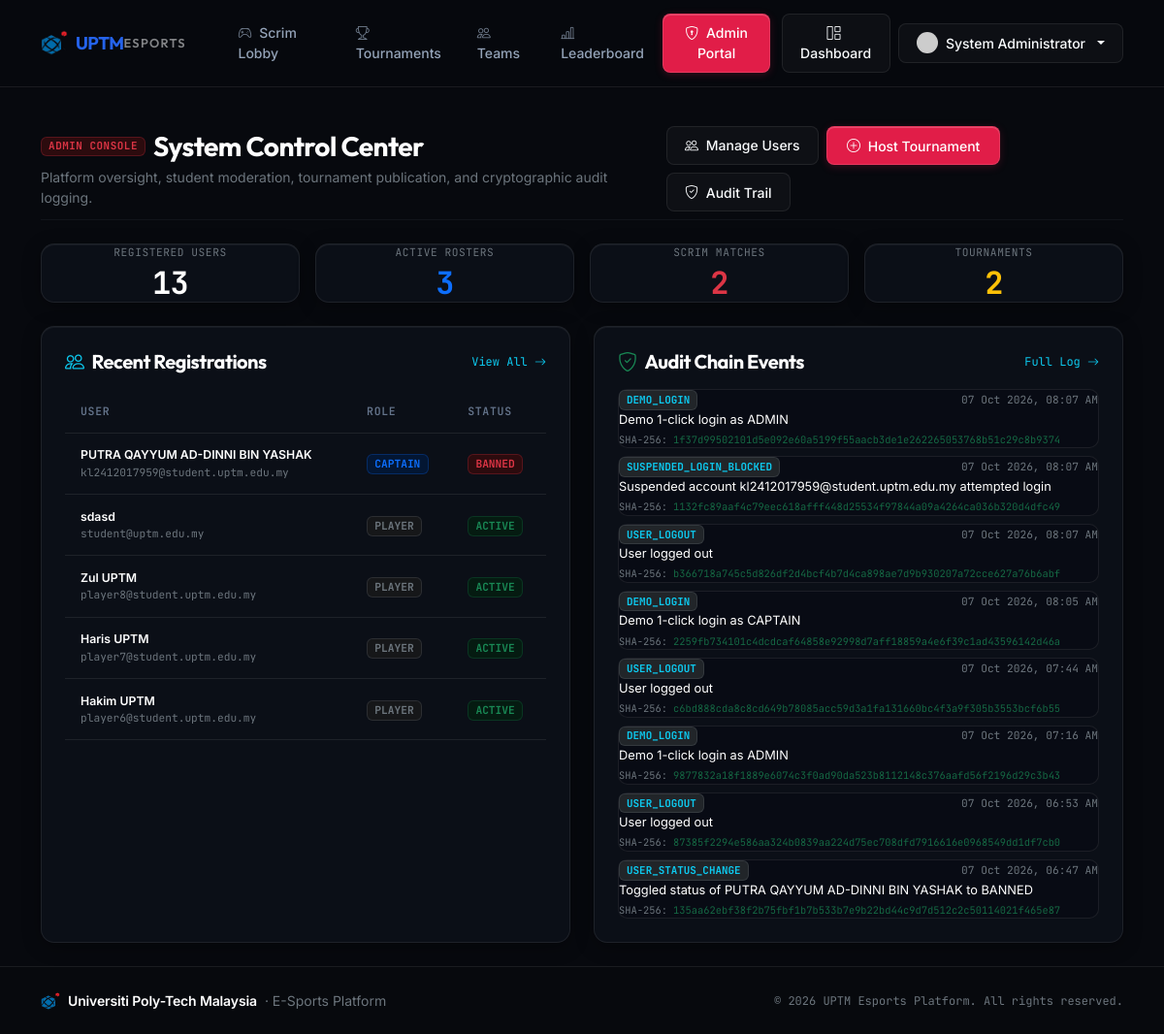
Page /admin/ (signed in) on the committed database.
### app/models.py (models this page shows, shortened)
class User(UserMixin, db.Model):
    __tablename__ = 'users'
    id = db.Column(db.Integer, primary_key=True)
    email = db.Column(db.String(120), unique=True, nullable=False, index=True)
    password_hash = db.Column(db.String(256), nullable=False)
    display_name = db.Column(db.String(100), nullable=False)
    student_id_enc = db.Column(db.String(255), nullable=True)
    phone_enc = db.Column(db.String(255), nullable=True)
    mlbb_ign = db.Column(db.String(50), nullable=True)
    mlbb_id = db.Column(db.String(30), nullable=True)
    rank_tier = db.Column(db.String(30), default='EPIC', index=True)
    avatar_url = db.Column(db.String(255), nullable=True)
    role = db.Column(db.String(20), default='PLAYER', index=True) # ADMIN, CAPTAIN, PLAYER
    status = db.Column(db.String(20), default='ACTIVE', index=True) # ACTIVE, BANNED, INACTIVE
    created_at = db.Column(db.DateTime, default=datetime.utcnow)
    updated_at = db.Column(db.DateTime, default=datetime.utcnow, onupdate=datetime.utcnow)
    team_memberships = db.relationship('TeamMember', back_populates='user', cascade='all, delete-orphan')
    captained_teams = db.relationship('Team', back_populates='captain', foreign_keys='Team.captain_id')
    notifications = db.relationship('Notification', back_populates='user', cascade='all, delete-orphan')
    created_tournaments = db.relationship('Tournament', back_populates='creator')
    @property
    def student_id(self) -> str | None:
        return decrypt_pii(self.student_id_enc)
    @property
    def phone(self) -> str | None:
        return decrypt_pii(self.phone_enc)
    @property
    def is_admin(self) -> bool:
        return self.role == 'ADMIN'

class AuditLog(db.Model):
    __tablename__ = 'audit_logs'
    id = db.Column(db.Integer, primary_key=True)
    actor_id = db.Column(db.Integer, db.ForeignKey('users.id'), nullable=True)
    action = db.Column(db.String(50), nullable=False, index=True)
    target_type = db.Column(db.String(50), nullable=False)
    target_id = db.Column(db.String(50), nullable=False)
    details = db.Column(db.Text, nullable=True)
    ip_address = db.Column(db.String(45), nullable=False)
    previous_hash = db.Column(db.String(64), nullable=False)
    hash = db.Column(db.String(64), nullable=False)
    created_at = db.Column(db.DateTime, default=datetime.utcnow, index=True)
    actor = db.relationship('User')

### app/routes/admin.py (the view)
@admin_bp.route('/')
def dashboard():
    total_users = User.query.count()
    total_teams = Team.query.count()
    total_scrims = ScrimMatch.query.count()
    total_tournaments = Tournament.query.count()
    recent_users = User.query.order_by(User.created_at.desc()).limit(5).all()
    recent_audits = AuditLog.query.order_by(AuditLog.created_at.desc()).limit(8).all()
    return render_template(
        'admin/dashboard.html',
        stats={
            'users': total_users,
            'teams': total_teams,
            'scrims': total_scrims,
            'tournaments': total_tournaments
        },
        recent_users=recent_users,
        recent_audits=recent_audits
    )

### app/templates/admin/dashboard.html (shortened to what this page needs)
{% extends "base.html" %}
{% block content %}
<div class="container py-4">
    <div class="d-flex flex-column flex-md-row justify-content-between align-items-md-center gap-3 mb-4 pb-2 border-bottom border-secondary border-opacity-10">
        <div>
            <div class="d-flex align-items-center gap-2 mb-1">
                <span class="badge bg-danger-subtle text-danger border border-danger border-opacity-25 font-mono" style="font-size: 0.68rem; letter-spacing: 0.05em;">ADMIN CONSOLE</span>
                <h3 class="fw-bold text-white mb-0" style="letter-spacing: -0.02em;">System Control Center</h3>
            </div>
            <p class="text-secondary small mb-0">Platform oversight, student moderation, tournament publication, and cryptographic audit logging.</p>
        </div>
        <div class="d-flex flex-wrap gap-2">
            <a href="{{ url_for('admin.users') }}" class="btn btn-sm btn-outline-custom">
                <i class="bi bi-people me-1"></i> Manage Users
            </a>
            <a href="{{ url_for('admin.create_tournament') }}" class="btn btn-sm btn-uptm-red">
                <i class="bi bi-plus-circle me-1"></i> Host Tournament
            </a>
            <a href="{{ url_for('admin.audit_logs') }}" class="btn btn-sm btn-outline-custom">
                <i class="bi bi-shield-check me-1"></i> Audit Trail
            </a>
        </div>
    </div>
    <div class="row g-3 mb-4">
        <div class="col-6 col-md-3">
            <div class="card-custom p-3.5 text-center">
                <div class="text-secondary font-mono small mb-1" style="font-size: 0.7rem; letter-spacing: 0.05em;">REGISTERED USERS</div>
                <h2 class="fw-bold text-white font-mono mb-0" style="letter-spacing: -0.02em;">{{ stats.users }}</h2>
            </div>
        </div>
        <div class="col-6 col-md-3">
            <div class="card-custom p-3.5 text-center">
                <div class="text-secondary font-mono small mb-1" style="font-size: 0.7rem; letter-spacing: 0.05em;">ACTIVE ROSTERS</div>
                <h2 class="fw-bold text-primary font-mono mb-0" style="letter-spacing: -0.02em;">{{ stats.teams }}</h2>
            </div>
        </div>
        <div class="col-6 col-md-3">
            <div class="card-custom p-3.5 text-center">
                <div class="text-secondary font-mono small mb-1" style="font-size: 0.7rem; letter-spacing: 0.05em;">SCRIM MATCHES</div>
                <h2 class="fw-bold text-danger font-mono mb-0" style="letter-spacing: -0.02em;">{{ stats.scrims }}</h2>
            </div>
        </div>
        <div class="col-6 col-md-3">
            <div class="card-custom p-3.5 text-center">
                <div class="text-secondary font-mono small mb-1" style="font-size: 0.7rem; letter-spacing: 0.05em;">TOURNAMENTS</div>
                <h2 class="fw-bold text-warning font-mono mb-0" style="letter-spacing: -0.02em;">{{ stats.tournaments }}</h2>
            </div>
        </div>
    </div>
    <div class="row g-4">
        <div class="col-lg-6">
            <div class="card-custom p-4 h-100">
                <div class="d-flex justify-content-between align-items-center mb-3">
                    <h5 class="fw-bold text-white mb-0 d-flex align-items-center gap-2">
                        <i class="bi bi-people text-info"></i> Recent Registrations
                    </h5>
                    <a href="{{ url_for('admin.users') }}" class="small text-info text-decoration-none font-mono" style="font-size: 0.75rem;">View All <i class="bi bi-arrow-right"></i></a>
                </div>
                <div class="table-responsive">
                    <table class="table table-custom mb-0">
                        <thead>
                            <tr>
                                <th>User</th>
                                <th>Role</th>
                                <th>Status</th>
                            </tr>
                        </thead>
                        <tbody>
                            {% for u in recent_users %}
                                <tr>
                                    <td>
                                        <div class="fw-semibold text-white small">{{ u.display_name }}</div>
                                        <div class="text-secondary font-mono" style="font-size: 0.7rem;">{{ u.email }}</div>
                                    </td>
                                    <td>
                                        <span class="badge {% if u.role == 'ADMIN' %}bg-danger-subtle text-danger border border-danger border-opacity-25{% elif u.role == 'CAPTAIN' %}bg-primary-subtle text-primary border border-primary border-opacity-25{% else %}bg-secondary-subtle text-secondary border border-secondary border-opacity-25{% endif %} font-mono" style="font-size: 0.7rem;">
                                            {{ u.role }}
                                        </span>
                                    </td>
                                    <td>
                                        <span class="badge {% if u.status == 'ACTIVE' %}bg-success-subtle text-success border border-success border-opacity-25{% else %}bg-danger-subtle text-danger border border-danger border-opacity-25{% endif %} font-mono" style="font-size: 0.7rem;">
                                            {{ u.status }}
                                        </span>
                                    </td>
                                </tr>
                            {% endfor %}
                        </tbody>
                    </table>
                </div>
            </div>
        </div>
        <div class="col-lg-6">
            <div class="card-custom p-4 h-100">
                <div class="d-flex justify-content-between align-items-center mb-3">
                    <h5 class="fw-bold text-white mb-0 d-flex align-items-center gap-2">
                        <i class="bi bi-shield-check text-success"></i> Audit Chain Events
                    </h5>
                    <a href="{{ url_for('admin.audit_logs') }}" class="small text-info text-decoration-none font-mono" style="font-size: 0.75rem;">Full Log <i class="bi bi-arrow-right"></i></a>
                </div>
                <div class="d-flex flex-column gap-2">
                    {% for a in recent_audits %}
                        <div class="card-inner-box p-2.5">
                            <div class="d-flex justify-content-between align-items-center">
                                <span class="badge bg-dark border border-secondary border-opacity-25 text-info font-mono" style="font-size: 0.68rem;">
                                    {{ a.action }}
                                </span>
                                <span class="text-secondary font-mono" style="font-size: 0.7rem;">{{ a.created_at | format_datetime }}</span>
                            </div>
                            <div class="text-white small mt-1.5" style="font-size: 0.8rem;">
                                {{ a.details or (a.target_type ~ ' #' ~ a.target_id) }}
                            </div>
                            <div class="font-mono text-secondary mt-1 text-truncate" style="font-size: 0.65rem;">
                                SHA-256: <span class="text-success opacity-75">{{ a.hash }}</span>
                            </div>
                        </div>
                    {% else %}
                        <div class="card-inner-box p-3 text-center">
                            <p class="text-secondary small mb-0">No audit events recorded.</p>
                        </div>
                    {% endfor %}
                </div>
            </div>
        </div>
    </div>
</div>
{% endblock %}

### app/templates/base.html (shortened to what this page needs)
<!DOCTYPE html>
<html lang="en" data-bs-theme="dark">
<head>
    <link href="https://cdn.jsdelivr.net/npm/bootstrap@5.3.3/dist/css/bootstrap.min.css" rel="stylesheet">
    <link rel="stylesheet" href="https://cdn.jsdelivr.net/npm/bootstrap-icons@1.11.3/font/bootstrap-icons.min.css">
    <link rel="stylesheet" href="{{ url_for('static', filename='css/style.css') }}">
</head>
<body>
    <nav class="navbar navbar-expand-lg navbar-custom sticky-top">
        <div class="container">
            <a class="navbar-brand d-flex align-items-center gap-2" href="{{ url_for('main.index') }}">
                <img src="{{ url_for('static', filename='img/uptm-icon.png') }}" alt="UPTM Logo" width="28" height="28" class="rounded">
                <span class="d-flex align-items-center gap-1.5">
                    <span class="fw-bold" style="color: #2563eb; letter-spacing: -0.03em;">UPTM</span>
                    <span class="fw-semibold text-white-50" style="font-size: 0.8rem; letter-spacing: 0.1em;">ESPORTS</span>
                </span>
            </a>
            <div class="collapse navbar-collapse" id="navbarMain">
                <ul class="navbar-nav me-auto mb-2 mb-lg-0 ms-lg-4 gap-1">
                    <li class="nav-item">
                        <a class="nav-link {% if request.endpoint and 'scrims' in request.endpoint %}active{% endif %}" href="{{ url_for('scrims.index') }}">
                            <i class="bi bi-controller me-1 opacity-75"></i> Scrim Lobby
                        </a>
                    </li>
                    <li class="nav-item">
                        <a class="nav-link {% if request.endpoint and 'tournaments' in request.endpoint %}active{% endif %}" href="{{ url_for('tournaments.index') }}">
                            <i class="bi bi-trophy me-1 opacity-75"></i> Tournaments
                        </a>
                    </li>
                    <li class="nav-item">
                        <a class="nav-link {% if request.endpoint and 'teams' in request.endpoint %}active{% endif %}" href="{{ url_for('teams.index') }}">
                            <i class="bi bi-people me-1 opacity-75"></i> Teams
                        </a>
                    </li>
                    <li class="nav-item">
                        <a class="nav-link {% if request.endpoint and 'leaderboard' in request.endpoint %}active{% endif %}" href="{{ url_for('leaderboard.index') }}">
                            <i class="bi bi-bar-chart-line me-1 opacity-75"></i> Leaderboard
                        </a>
                    </li>
                </ul>
                <div class="d-flex align-items-center gap-2">
                    {% if current_user.is_authenticated %}
                        {% if current_user.is_admin %}
                            <a href="{{ url_for('admin.dashboard') }}" class="btn btn-sm btn-uptm-red me-1">
                                <i class="bi bi-shield-lock me-1"></i> Admin Portal
                            </a>
                        {% endif %}
                        <a href="{{ url_for('main.dashboard') }}" class="btn btn-sm btn-outline-custom position-relative">
                            <i class="bi bi-grid-1x2 me-1"></i> Dashboard
                        </a>
                        <div class="dropdown">
                            <button class="btn btn-sm btn-outline-custom dropdown-toggle d-flex align-items-center gap-2" type="button" data-bs-toggle="dropdown">
                                <img src="{{ current_user.avatar_url or 'https://api.dicebear.com/7.x/bottts/svg?seed=' ~ current_user.email }}" alt="Avatar" width="22" height="22" class="rounded-circle">
                                <span>{{ current_user.display_name }}</span>
                            </button>
                        </div>
                    {% endif %}
                </div>
            </div>
        </div>
    </nav>
    <main class="flex-grow-1">
        {% block content %}{% endblock %}
    </main>
    <footer class="py-4 text-muted small mt-auto">
        <div class="container d-flex flex-column flex-md-row align-items-center justify-content-between gap-3">
            <div class="d-flex align-items-center gap-2">
                <img src="{{ url_for('static', filename='img/uptm-icon.png') }}" alt="UPTM" width="20" height="20">
                <span class="text-white fw-semibold" style="letter-spacing: -0.01em;">Universiti Poly-Tech Malaysia</span>
                <span class="text-secondary">&middot; E-Sports Platform</span>
            </div>
            <div class="text-secondary font-mono" style="font-size: 0.75rem;">
                &copy; 2026 UPTM Esports Platform. All rights reserved.
            </div>
        </div>
    </footer>
</body>
</html>

### rows in the picture
User: display_name "System Administrator"
User: display_name "PUTRA QAYYUM AD-DINNI BIN YASHAK", email "kl2412017959@student.uptm.edu.my", role "CAPTAIN", status "BANNED"
User: display_name "sdasd", email "student@uptm.edu.my", role "PLAYER", status "ACTIVE"
User: display_name "Zul UPTM", email "player8@student.uptm.edu.my", role "PLAYER", status "ACTIVE"
User: display_name "Haris UPTM", email "player7@student.uptm.edu.my", role "PLAYER", status "ACTIVE"
User: display_name "Hakim UPTM", email "player6@student.uptm.edu.my", role "PLAYER", status "ACTIVE"
AuditLog: action "DEMO_LOGIN", created_at "07 Oct 2026, 08:07 AM", details "Demo 1-click login as ADMIN", hash "1f37d99502101d5e092e60a5199f55aacb3de1e262265053768b51c29c8b9374"
AuditLog: action "SUSPENDED_LOGIN_BLOCKED", created_at "07 Oct 2026, 08:07 AM", details "Suspended account kl2412017959@student.uptm.edu.my attempted login", hash "1132fc89aaf4c79eec618afff448d25534f97844a09a4264ca036b320d4dfc49"
AuditLog: action "USER_LOGOUT", created_at "07 Oct 2026, 08:07 AM", details "User logged out", hash "b366718a745c5d826df2d4bcf4b7d4ca898ae7d9b930207a72cce627a76b6abf"
AuditLog: action "DEMO_LOGIN", created_at "07 Oct 2026, 08:05 AM", details "Demo 1-click login as CAPTAIN", hash "2259fb734101c4dcdcaf64858e92998d7aff18859a4e6f39c1ad43596142d46a"
AuditLog: action "USER_LOGOUT", created_at "07 Oct 2026, 07:44 AM", details "User logged out", hash "c6bd888cda8c8cd649b78085acc59d3a1fa131660bc4f3a9f305b3553bcf6b55"
AuditLog: action "DEMO_LOGIN", created_at "07 Oct 2026, 07:16 AM", details "Demo 1-click login as ADMIN", hash "9877832a18f1889e6074c3f0ad90da523b8112148c376aafd56f2196d29c3b43"
AuditLog: action "USER_LOGOUT", created_at "07 Oct 2026, 06:53 AM", details "User logged out", hash "87385f2294e586aa324b0839aa224d75ec708dfd7916616e0968549dd1df7cb0"
AuditLog: action "USER_STATUS_CHANGE", created_at "07 Oct 2026, 06:47 AM", details "Toggled status of PUTRA QAYYUM AD-DINNI BIN YASHAK to BANNED", hash "135aa62ebf38f2b75fbf1b7b533b7e9b22bd44c9d7d512c2c50114021f465e87"

### other values in the picture
{{ stats.users }} "13"
{{ stats.teams }} "3"
{{ stats.scrims }} "2"
{{ stats.tournaments }} "2"
